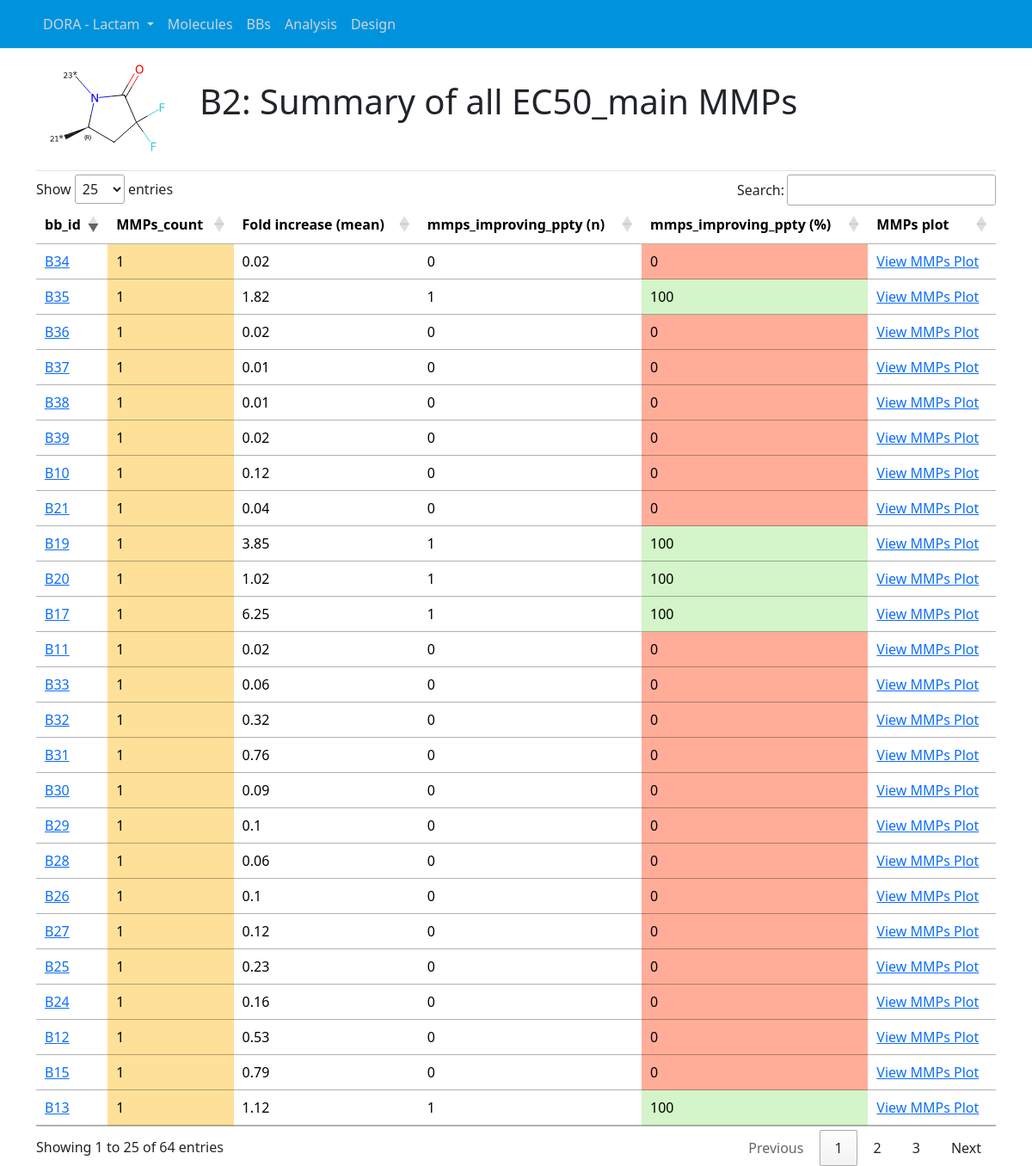
Page /analysis/mmps-results/?bb_id=B2&property=EC50_main (signed in) on the committed database.
### projects/models.py (models this page shows, shortened)
class Series(models.Model):
    project = models.ForeignKey(Project, on_delete=models.CASCADE)
    series_name = models.CharField(max_length=25)
    sub_series = models.CharField(max_length=25, blank=True)
    n_mols = models.IntegerField(default=0)
    series_bbsar_coverage = models.FloatField(default=0)
    n_bb_tags = models.IntegerField(default=0)
    n_bbs = models.IntegerField(default=0)
    n_A = models.IntegerField(default=0)
    n_B = models.IntegerField(default=0)
    n_C = models.IntegerField(default=0)
    n_D = models.IntegerField(default=0)
    date_updated = models.DateTimeField(default=timezone.now)
    class Meta:
        unique_together = ('project', 'series_name')

class Project(models.Model):
    project_name = models.CharField(max_length=25)
    def __str__(self):
        return str(self.project_name)

### molecules/models.py (models this page shows, shortened)
class Molecule(models.Model):
    project = models.ForeignKey(Project, on_delete=models.CASCADE)
    series = models.CharField(max_length=16, default="MCs")
    sub_series = models.CharField(max_length=16, default="MC13")
    mol_smi = models.CharField(max_length=100)
    mol_id = models.CharField(max_length=16)
    mol_flag = models.CharField(max_length=32, null=True)
    A_id = models.CharField(max_length=4, null=True)
    B_id = models.CharField(max_length=4, null=True)
    C_id = models.CharField(max_length=4, null=True)
    D_id = models.CharField(max_length=4, null=True)
    bbs_id = models.CharField(max_length=16, null=True)
    BB_fu = models.FloatField(null=True)
    BBB_Brain = models.FloatField(null=True)
    BBB_Brain_2 = models.FloatField(null=True)
    BBB_Brain_Plasma_ratio = models.FloatField(null=True)
    BBB_Plasma = models.FloatField(null=True)
    BBB_Plasma_2 = models.FloatField(null=True)
    BBB_ratio_BrainPlasma = models.FloatField(null=True)
    CYP_mida = models.FloatField(null=True)
    CYP_shift = models.FloatField(null=True)
    CYP_testo = models.FloatField(null=True)
    CYP2C9_IC50 = models.FloatField(null=True)
    CYP2D6_IC50 = models.FloatField(null=True)
    CYP2C9_screening_IC50 = models.FloatField(null=True)
    CYP2D6_screening_IC50 = models.FloatField(null=True)
    CYP3A4_screening_mida_IC50 = models.FloatField(null=True)
    CYP3A4_screening_testo_IC50 = models.FloatField(null=True)
    DogLM = models.FloatField(null=True)
    DMPK_status = models.CharField(max_length=512, null=True)
    EC50_main = models.FloatField(null=True)
    FLP_EC50 = models.FloatField(null=True)
    FLP_effect = models.FloatField(null=True)
    GSH = models.FloatField(null=True)
    HLM = models.FloatField(null=True)
    hM1R_FLIPR_IC50 = models.FloatField(null=True)
    hM2R_FLIPR_IC50 = models.FloatField(null=True)
    hM3R_FLIPR_IC50 = models.FloatField(null=True)
    hM5R_FLIPR_IC50 = models.FloatField(null=True)
    IP1_effect = models.FloatField(null=True)
    KineticEV_AUC = models.FloatField(null=True)
    KineticEV_Cmax = models.FloatField(null=True)
    KineticIV_AUC = models.FloatField(null=True)
    KineticIV_Clearance = models.FloatField(null=True)
    logD = models.FloatField(null=True)
    MDR1_PappAB = models.FloatField(null=True)
    MDR1_efflux = models.FloatField(null=True)
    min_ratio_hM1R_hM2R = models.FloatField(null=True)
    MouseLM = models.FloatField(null=True)
    OX1_IP1_EC50 = models.FloatField(null=True)
    PPB_fu = models.FloatField(null=True)
    PXR_EC50 = models.FloatField(null=True)
    PXR_Emax = models.FloatField(null=True)
    ratio_hOX1R_hOX2R = models.FloatField(null=True)
    RatLM = models.FloatField(null=True)
    sol_FaSSIF = models.FloatField(null=True)
    sol_pH6 = models.FloatField(null=True)
    Tox_CellTiter_Glo_IC50 = models.FloatField(null=True)
    BPI_calc = models.FloatField(null=True)

### analysis/views.py (the view)
# urls.py: path('analysis/mmps-results/', views.generate_mmps, name='generate_mmps'),
def generate_mmps(request, property=None, bb_id=None):
    series_name = get_project_series_from_session(request).series_name
    project = get_project_series_from_session(request).project
    n_bb_tags = get_project_series_from_session(request).n_bb_tags
    property = request.GET.get('property') if request.method == 'GET' else request.POST.get('property')
    bb_id = request.GET.get('bb_id') if request.method == 'GET' else request.POST.get('bb_id')
    if not property or not bb_id:
        return redirect('analysis_home')
    bb = BB.objects.filter(bb_id=bb_id, series__series_name=series_name).first()
    if not bb:
        return redirect('analysis_home')
    mols = Molecule.objects.filter(**{f'{property}__isnull': False}, series=series_name).values()
    df = pd.DataFrame.from_records(mols)
    df = get_mmps_from_bb_id_with_scores(df, bb_id, property, n_bb_tags)
    context = {
        'property': property,
        'bb_id':bb_id,
        'df':df,
        'series_name':series_name,
        'project_name':project
    }
    return render(request, 'analysis/mmps_results.html', context)

### projects/context_processors.py (called while the page is built)
def project_series_processor(request):
    series = Series.objects.all()
    current_series_id = request.session.get('current_series_id', None)
    current_series = None
    if current_series_id:
        current_series = series.filter(id=current_series_id).first()
    return {
        'series': series,
        'current_series': current_series,
    }

### utils/bb_operations.py (called while the page is built)
def format_df_for_combos(df, bb_id, ppty):
    bb_type = bb_id[0]
    df = df[[ppty,'A_id','B_id','C_id','D_id']]
    columns_to_include = [col for col in ['A_id', 'B_id', 'C_id', 'D_id'] if col[0] != bb_type]
    df['combo'] = df[columns_to_include].fillna('').astype(str).agg(''.join, axis=1)
    df = df.drop(columns=columns_to_include)
    return df

def get_mmps_stats(df, ppty, pivot_column, bb1_id):
    df = df[['combo', ppty, pivot_column]]
    agg_df = df.groupby(['combo', pivot_column])[ppty].mean().reset_index()
    pivot_df = agg_df.pivot(index='combo', columns=pivot_column, values=ppty).reset_index()
    pivot_df.columns = [f'{ppty}_{col}' if col != 'combo' else col for col in pivot_df.columns]
    bb1_col = f'{ppty}_{bb1_id}'
    cols = [col for col in pivot_df.columns if col not in ['combo', bb1_col]]
    pivot_df = pivot_df[['combo', bb1_col] + cols]
    if len(pivot_df.columns) > 2:
        pivot_df['Fold_Change'] = pivot_df[pivot_df.columns[2]] / pivot_df[pivot_df.columns[1]]
    else:
        pivot_df['Fold_Change'] = np.nan
    return pivot_df

def score_mmp(df, bb_ids, ppty, n_bb_tags):
    df = get_mmps_from_bb_ids(df, bb_ids, ppty, n_bb_tags)
    df = get_mmps_stats(df, ppty,  bb_ids[0][0]+'_id', bb_ids[0])
    mean = df['Fold_Change'].agg('mean')
    std = df['Fold_Change'].agg('std')
    n_mmps = len(df)
    if ppty not in unfavorable_gain_ppties:
        n_positive_mmps = df[df['Fold_Change'] > 1]['Fold_Change'].count()
    else:
        n_positive_mmps = df[df['Fold_Change'] < 1]['Fold_Change'].count()
    ratio_positive_mmps = n_positive_mmps / n_mmps
    return [round(mean, 2), round(std, 2), n_positive_mmps, round(ratio_positive_mmps,2)]

### utils/db_operations.py (called while the page is built)
def get_project_series_from_session(request):
    series_id = request.session.get('current_series_id')
    if series_id:
        return get_object_or_404(Series, id=series_id)
    return None

### analysis/templates/analysis/mmps_results.html
{% extends "projects/base.html" %}
{% block content %}
{% load custom_filters %}
<div class="article-metadata">
  <div class="row mb-3">
    <div class="col-md-2">
      <a href="{% url 'bb_home' bb_id %}"><img src="/media/bbs/{{project_name}}/{{series_name}}/{{bb_id}}.svg" width="100%"></a>
    </div>
    <div class="col-md-10">
      <br>
      <h1 class="mr-2">{{bb_id}}: Summary of all {{property}} MMPs</h1>
    </div>
  </div>
</div>
<div class="media-body">
  <div class="table-responsive">
    <table class="table table-hover" id="molsPptiesTable">
      <thead>
        <tr>
          <th scope="col">bb_id</th>
          <th scope="col">MMPs_count</th>
          <th scope="col">Fold increase (mean)</th>
          <th scope="col">mmps_improving_ppty (n)</th>
          <th scope="col">mmps_improving_ppty (%)</th>
          <th scope="col">MMPs plot</th>
        </tr>
      </thead>
      <tbody>
        {% for b in df.itertuples %}
          <tr>
            <td><a href="{% url 'bb_home' b.bb_id %}" data-toggle="tooltip" data-html="true" title="{{ b.bb_id }}" class="bb-tooltip-trigger" data-imgsrc='/media/bbs/{{project_name}}/{{series_name}}/{{ b.bb_id }}.svg'>{{ b.bb_id }}</a></td>
            <td style="background-color: {{ b.n_mmps|color_for_property:'bb_count' }};">{{b.n_mmps}}</td>
            <td>{{b.mean}}</td>
            <td>{{b.n_positive_mmps}}</td>
            <td style="background-color: {{ b.ratio_positive_mmps|color_for_property:'improvement_ratio' }};">{{b.ratio_positive_mmps}}</td>
            <td><a href="{% url 'get_mmps_ppty_relplot' %}?property={{property}}&bb1_id={{ bb_id }}&bb2_id={{ b.bb_id }}">View MMPs Plot</a>
            </td>
          </tr>
        {% endfor %}
      </tbody>
    </table>
  </div>
</div>
{% endblock content %}

### projects/templates/projects/base.html (shortened to what this page needs)
{% load static %}
<!DOCTYPE html>
<html>
<head>
  <link rel="stylesheet" type="text/css" href="{% static 'projects/main.css' %}">
</head>
<body>
  <header class="site-header">
    <nav class="navbar navbar-expand-md navbar-dark bg-steel fixed-top">
      <div class="container">
        <div class="collapse navbar-collapse" id="navbarToggle">
          <ul class="navbar-nav mr-auto">
            <li class="nav-item dropdown">
              <a class="nav-link dropdown-toggle navbar-brand-dropdown" href="#" role="button" data-bs-toggle="dropdown" aria-expanded="false">
                {% if current_series %}
                  {{ current_series.project.project_name }} - {{ current_series.series_name }}
                {% else %}
                  Select Project - Series
                {% endif %}
              </a>
            </li>
            <li class="nav-item"><a class="nav-link" href="{% url 'molecules_home' %}">Molecules</a></li>
            <li class="nav-item"><a class="nav-link" href="{% url 'bbs_home' %}">BBs</a></li>
            <li class="nav-item"><a class="nav-link" href="{% url 'analysis_home' %}">Analysis</a></li>
            <li class="nav-item"><a class="nav-link" href="{% url 'design_home' %}">Design</a></li>
          </ul>
        </div>
      </div>
    </nav>
  </header>
  <main role="main" class="container">
    <div class="row">
      <div class="col-md-12">
        {% block content %}{% endblock %}
      </div>
    </div>
  </main>
  <link href="https://cdn.jsdelivr.net/npm/bootstrap@5.3.2/dist/css/bootstrap.min.css" rel="stylesheet"
>
  <link rel="stylesheet" type="text/css" href="https://cdn.datatables.net/1.13.6/css/jquery.dataTables.min.css">
</body>
</html>

### projects/static/projects/main.css (style rules this page uses)
body { background: #fafafa; color: #333333; margin-top: 5rem; padding-top: 70px; }
h1, h2, h3, h4, h5, h6 { color: #444444; }
ul { margin: 0; }
.bg-steel { background-color: #541471; background-color: #0093dd; }
.site-header .navbar-nav .nav-link { color: #cbd5db; }
.article-metadata { padding-bottom: 1px; margin-bottom: 4px; border-bottom: 1px solid #e3e3e3 }
.bb-tooltip-trigger { background-color: transparent; border: none; box-shadow: none; font-size: 1rem; }
td { white-space: nowrap; }

### rows in the picture
Series: project.project_name "DORA", series_name "Lactam"
Project: project_name.series_name (picture)
Molecule: bb_id "B13"
Molecule: bb_id "B15"
Molecule: bb_id "B12"
Molecule: bb_id "B24"
Molecule: bb_id "B25"
Molecule: bb_id "B27"
Molecule: bb_id "B26"
Molecule: bb_id "B28"
Molecule: bb_id "B29"
Molecule: bb_id "B30"
Molecule: bb_id "B31"
Molecule: bb_id "B32"
Molecule: bb_id "B33"
Molecule: bb_id "B11"
Molecule: bb_id "B17"
Molecule: bb_id "B20"
Molecule: bb_id "B19"
Molecule: bb_id "B21"
Molecule: bb_id "B10"
Molecule: bb_id "B39"
Molecule: bb_id "B38"
Molecule: bb_id "B37"
Molecule: bb_id "B36"
Molecule: bb_id "B35"
Molecule: bb_id "B34"

### other values in the picture
{{ bb_id }} "B2"
{{ property }} "EC50_main"
{{ b.n_mmps }} "1" "1" "1" "1" "1" "1" "1" "1" "1" "1" "1" "1" "1" "1" "1" "1" "1" "1" "1" "1" "1" "1" "1" "1" "1"
{{ b.mean }} "1.12" "0.79" "0.53" "0.16" "0.23" "0.12" "0.1" "0.06" "0.1" "0.09" "0.76" "0.32" "0.06" "0.02" "6.25" "1.02" "3.85" "0.04" "0.12" "0.02" "0.01" "0.01" "0.02" "1.82" "0.02"
{{ b.n_positive_mmps }} "1" "0" "0" "0" "0" "0" "0" "0" "0" "0" "0" "0" "0" "0" "1" "1" "1" "0" "0" "0" "0" "0" "0" "1" "0"
{{ b.ratio_positive_mmps }} "100" "0" "0" "0" "0" "0" "0" "0" "0" "0" "0" "0" "0" "0" "100" "100" "100" "0" "0" "0" "0" "0" "0" "100" "0"
